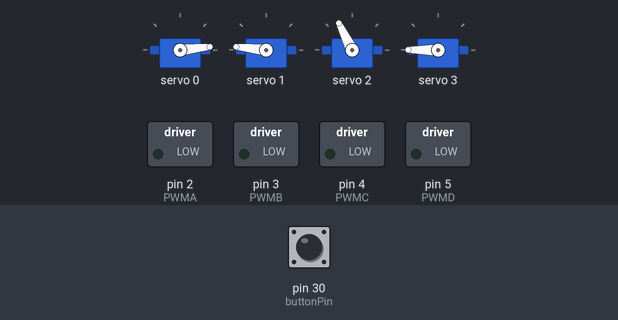
A sketch run on a simulated Arduino Mega 2560, built with avr-gcc and run on an emulated ATmega2560. On the bench: 4 × servo, switched loads named in the sketch (green lamp = pin HIGH). Inputs (shaded band) come from the test bench; at power-on: pin 30 (buttonPin) HIGH.

Above: at 1.2 s.
1.3 s: pin 30 (buttonPin) pulled LOW for 0.15 s
At 4.1 s:
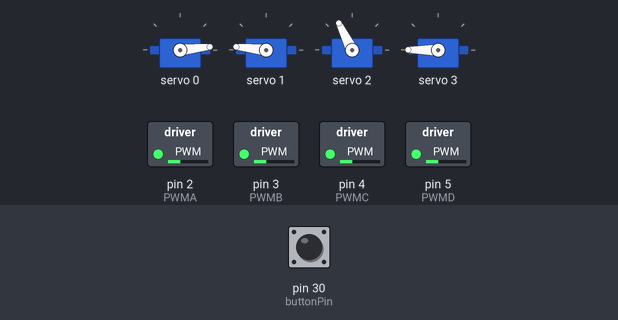
At 7.4 s:
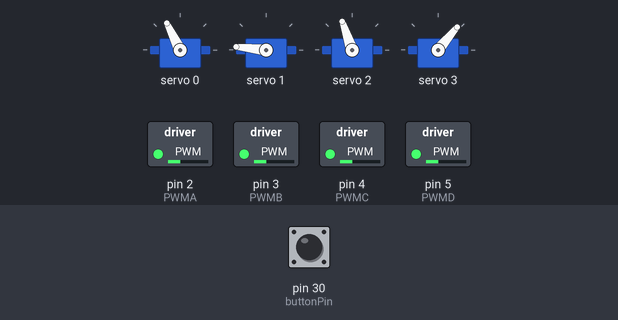
Timing chart, 0 to 25.9 s (numbered marks = the images above; inputs shaded):
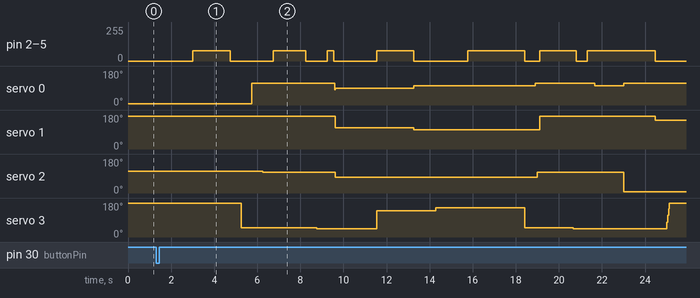

Measured:
- after the input at 1.3 s, pin 2 (PWMA), pin 3 (PWMB): 0/255 → 78/255 after 1.7 s, → 0/255 1.7 s later, → 78/255 2.0 s later, → 0/255 1.5 s later, … (14 changes in this stretch)

The sketch:

Codes.ino
```cpp
#include <Wire.h>
#include <Adafruit_PWMServoDriver.h>

// default address 0x40
Adafruit_PWMServoDriver pwm = Adafruit_PWMServoDriver();

#define SERVOMIN  150 // this is the 'minimum' pulse length count (out of 4096)
#define SERVOMAX  650 // this is the 'maximum' pulse length count (out of 4096)

//Motor A
#define PWMA 2  //Speed control
#define AIN1 22 //Direction
#define AIN2 23 //Direction
//Motor B
#define PWMB 3 //Speed control
#define BIN1 24 //Direction
#define BIN2 25 //Direction
//Motor C
#define PWMC 4 //Speed control
#define CIN1 26 //Direction
#define CIN2 27 //Direction
//Motor D
#define PWMD 5 //Speed control
#define DIN1 28 //Direction
#define DIN2 29 //Direction

//button
#define buttonPin 30

int buttonState = 0;
int direct1 = 999;
int direct2 = 999;
int direct3 = 999;
int direct4 = 999;
const int roboSpeed = 78; // 0~255
const int motorStep = 1;
unsigned long currentTime = 0; // cur time
unsigned long previousTime = 0; // pre time
bool run_flag = true;
bool mission_flag = false;

void setup() {

  pwm.begin();
  pwm.setPWMFreq(60);  // Analog servos run at ~60 Hz updates

  pinMode(buttonPin, INPUT_PULLUP);

  Serial.begin(9600);

}


void loop() {

  missionButton();

  if (mission_flag == true) {
    fakeDelay(3000);

    while (run_flag == true) {
      //run_flag = false;
      mission();
    }

  }
  else {

    initialArm();
    stop(direct1, direct2, direct3, direct4);
  }


  /*if (run_flag == true) {

    for (int i = 0; i < 1; i ++) {

      //mission();
      //initialArm();

      //temp();
       move_backward(150);

        move_right(800);

        rotate_ccw(1685);

        pickUP_squash();

        move_left(1550);

        pwm.setPWM(3, 0, angleToPulse(50)); //100

        move_forward(150);

        fakeDelay(500);

        move_right(350);

        pwm.setPWM(0, 0, angleToPulse(130)); //100

        // 前往silo
        move_forward(1380);

        // 调节大臂
        pwm.setPWM(0, 0, angleToPulse(150)); //100
        pwm.setPWM(2, 0, angleToPulse(0));

        // 向silo放置squash ball
        move_left(1470);

        pwm.setPWM(1, 0, angleToPulse(200));

        for (int i = 50; i < 230; i ++ )
        {
        pwm.setPWM(3, 0, angleToPulse(i));
        }


      if (i == 0)
      {
        fakeDelay(5000);
        stop(direct1, direct2, direct3, direct4);
        temp();
        run_flag = false;
      }

    }
    }

  */
}


void temp() {

  pwm.setPWM(0, 0, angleToPulse(130)); //100
  pwm.setPWM(1, 0, angleToPulse(130)); //100
  pwm.setPWM(2, 0, angleToPulse(105)); //140
  pwm.setPWM(3, 0, angleToPulse(205)); //100
}

void missionButton() {

  buttonState = digitalRead(buttonPin);

  if (buttonState == LOW) {  // 如果按钮被按下
    mission_flag = true;
  }
  else
  { // 如果按钮未被按下
    mission_flag = false;
  }
}


void initialArm() {
  pwm.setPWM(0, 0, angleToPulse(0));
  pwm.setPWM(1, 0, angleToPulse(230));
  pwm.setPWM(2, 0, angleToPulse(150));
  pwm.setPWM(3, 0, angleToPulse(255)); // 50 ~ 290
}

void pickUp() {
  pwm.setPWM(3, 0, angleToPulse(60));
  fakeDelay(500);
  pwm.setPWM(0, 0, angleToPulse(150));
  fakeDelay(500);
  pwm.setPWM(2, 0, angleToPulse(140));
  fakeDelay(500);
  pwm.setPWM(1, 0, angleToPulse(230));
}

void lvlUpBalls() {

  pwm.setPWM(3, 0, angleToPulse(50));
  fakeDelay(500);

  move_right(300);
  stop(direct1, direct2, direct3, direct4);

  for (int i = 150; i > 100; i--) {

    pwm.setPWM(0, 0, angleToPulse(i)); //150 -> 100
  }

  //pwm.setPWM(3, 0, angleToPulse(100));
  pwm.setPWM(1, 0, angleToPulse(190));
  pwm.setPWM(2, 0, angleToPulse(140));

}

void putBalls() {
  bool numFour = false;

  for (int i = 100; i < 120; i += 5) {
    pwm.setPWM(0, 0, angleToPulse(i)); //100
  }

  for (int j = 190; j > 140; j -= 5) {
    pwm.setPWM(1, 0, angleToPulse(j)); //100
  }

  for (int k = 140; k > 100; k -= 5) {
    pwm.setPWM(2, 0, angleToPulse(k)); //140

  }

  fakeDelay(2000);
  pwm.setPWM(3, 0, angleToPulse(180)); //100

}

void pickUP_squash() {
  pwm.setPWM(3, 0, angleToPulse(60));
  fakeDelay(500);
  pwm.setPWM(0, 0, angleToPulse(150));
  fakeDelay(100);
  pwm.setPWM(2, 0, angleToPulse(140));
  fakeDelay(100);
  pwm.setPWM(1, 0, angleToPulse(230));
}

void mission() {


  // 初始化arm
  initialArm();

  // 前进与silo平行
  //move_forward(1600);
  move_forward(1750); // 1680
  //rotate_ccw(40);
  stop(direct1, direct2, direct3, direct4);
  fakeDelay(500);

  // 抓取球
  pickUp();

  // 前进
  move_left(1500);
  stop(direct1, direct2, direct3, direct4);
  fakeDelay(500);

  // 抬升球体
  lvlUpBalls();

  // 放置球体姿态
  putBalls();

  //moving to silo
  move_left(1500);

  //moving forward
  move_forward(210);
  stop(direct1, direct2, direct3, direct4);

  //压低pipe
  pwm.setPWM(0, 0, angleToPulse(130)); //100
  pwm.setPWM(1, 0, angleToPulse(130)); //100

  fakeDelay(1000);
  for (int i = 180; i < 205; i++)
  {
    pwm.setPWM(3, 0, angleToPulse(i)); //100
  }

  /*--------------------------------------------------TENNIS BALL DONE-------------------------------------*/
  fakeDelay(1500);

  move_backward(150); //150 full charge

  move_right(800);

  rotate_ccw(1695); // 1685 full charge

  pickUP_squash();

  move_left(1550);

  pwm.setPWM(3, 0, angleToPulse(50)); //100

  move_forward(150);

  fakeDelay(500);

  move_right(350);

  pwm.setPWM(0, 0, angleToPulse(130)); //100

  // 前往silo
  move_forward(1350); // 1380 full charge

  // 调节大臂
  pwm.setPWM(0, 0, angleToPulse(150)); //100
  pwm.setPWM(2, 0, angleToPulse(0));

  // 向silo放置squash ball
  move_left(1470);

  pwm.setPWM(1, 0, angleToPulse(200));

  fakeDelay(500);
  for (int i = 50; i < 240; i++ )
  {
    pwm.setPWM(3, 0, angleToPulse(i));
  }

    /*--------------------------------------------------TENNIS BALL DONE-------------------------------------*/
  fakeDelay(1500);

  move_right(777);
  move_forward(300);
  initialArm();

  run_flag = false;
}


/*-----------------------------------------------------------------------------------------*/

int angleToPulse(int ang) {
  int pulse = map(ang, 0, 270, SERVOMIN, SERVOMAX); // map angle of 0 to 180 to Servo min and Servo max
  //Serial.print("Angle: "); Serial.print(ang);
  //Serial.print(" pulse: "); Serial.println(pulse);
  return pulse;
}

void fakeDelay(int delayTime) {
  currentTime = millis(); // get cur time

  // 如果距离上一次旋转已经超过指定的延迟时间，就返回
  if (currentTime - previousTime >= delayTime) {
    previousTime = currentTime; // update pre time
    return;
  }
  // wait if...
  while (currentTime - previousTime < delayTime) {
    currentTime = millis(); // update cur
  }
  previousTime = currentTime; // update pre
}

void move(int motor, int speed, int direction) {
  //Move specific motor at speed and direction
  //motor: 1 for A; 2 for B; 3 for C; 4 for D;
  //speed: 0 is off, and 255 is full speed
  //direction: 0 clockwise/forward, 1 counter-clockwise/backward

  // default forward
  bool inPin1 = LOW;
  bool inPin2 = HIGH;
  // if backward needed
  if (direction == 1) {
    inPin1 = HIGH;
    inPin2 = LOW;
  }

  // check which motor should be run
  switch (motor) {
    case 1:
      digitalWrite(AIN1, inPin1);
      digitalWrite(AIN2, inPin2);
      analogWrite(PWMA, speed);
      break;
    case 2:
      digitalWrite(BIN1, inPin1);
      digitalWrite(BIN2, inPin2);
      analogWrite(PWMB, speed);
      break;
    case 3:
      digitalWrite(CIN1, inPin1);
      digitalWrite(CIN2, inPin2);
      analogWrite(PWMC, speed);
      break;
    case 4:
      digitalWrite(DIN1, inPin1);
      digitalWrite(DIN2, inPin2);
      analogWrite(PWMD, speed);
      break;
    default:

      break;
  }
}

void move_forward(int duration) {
  direct1 = 1; direct2 = 1; direct3 = 1; direct4 = 1;
  move(1, roboSpeed, direct1); // A forward
  move(2, roboSpeed, direct2); // B forward
  move(3, roboSpeed, direct3); // C forward
  move(4, roboSpeed, direct4); // D forward
  fakeDelay(duration);
  stop(direct1, direct2, direct3, direct4);
}

void move_backward(int duration) {
  direct1 = 0; direct2 = 0; direct3 = 0; direct4 = 0;
  move(1, roboSpeed, direct1); // A backward
  move(2, roboSpeed, direct2); // B backward
  move(3, roboSpeed, direct3); // C backward
  move(4, roboSpeed, direct4); // D backward
  fakeDelay(duration);
  stop(direct1, direct2, direct3, direct4);
}

void move_right(int duration) {
  direct1 = 1; direct2 = 0; direct3 = 1; direct4 = 0;
  move(1, roboSpeed, direct1); // A backward
  move(2, roboSpeed, direct2); // B forward
  move(3, roboSpeed, direct3); // C backward
  move(4, roboSpeed, direct4); // D forward
  fakeDelay(duration);
  stop(direct1, direct2, direct3, direct4);
}

void move_left(int duration) {
  direct1 = 0; direct2 = 1; direct3 = 0; direct4 = 1;
  move(1, roboSpeed, direct1); // A forward
  move(2, roboSpeed, direct2); // B backward
  move(3, roboSpeed, direct3); // C forward
  move(4, roboSpeed, direct4); // D backward
  fakeDelay(duration);
  stop(direct1, direct2, direct3, direct4);
}

void rotate_cw(int duration) {
  direct1 = 0; direct2 = 0; direct3 = 1; direct4 = 1;
  move(1, roboSpeed, direct1); // A forward
  move(2, roboSpeed, direct2); // B forward
  move(3, roboSpeed, direct3); // C backward
  move(4, roboSpeed, direct4); // D backward
  fakeDelay(duration);
  stop(direct1, direct2, direct3, direct4);
}

void rotate_ccw(int duration) {
  direct1 = 1; direct2 = 1; direct3 = 0; direct4 = 0;
  move(1, roboSpeed, direct1); // A forward
  move(2, roboSpeed, direct2); // B forward
  move(3, roboSpeed, direct3); // C backward
  move(4, roboSpeed, direct4); // D backward
  fakeDelay(duration);
  stop(direct1, direct2, direct3, direct4);
}

void stop(int direct1, int direct2, int direct3, int direct4) {
  //enable standby
  /*for (int i = 22; i < 30; i++) {
    digitalWrite(i, LOW);
    }*/
  if (direct1 == 1) direct1 = 0;
  else direct1 = 1;
  if (direct2 == 1) direct2 = 0;
  else direct2 = 1;
  if (direct3 == 1) direct3 = 0;
  else direct3 = 1;
  if (direct4 == 1) direct4 = 0;
  else direct4 = 1;
  move(1, 0, direct1); // A moves opps
  move(2, 0, direct2); // B moves opps
  move(3, 0, direct3); // C moves opps
  move(4, 0, direct4); // D moves opps
}
```
